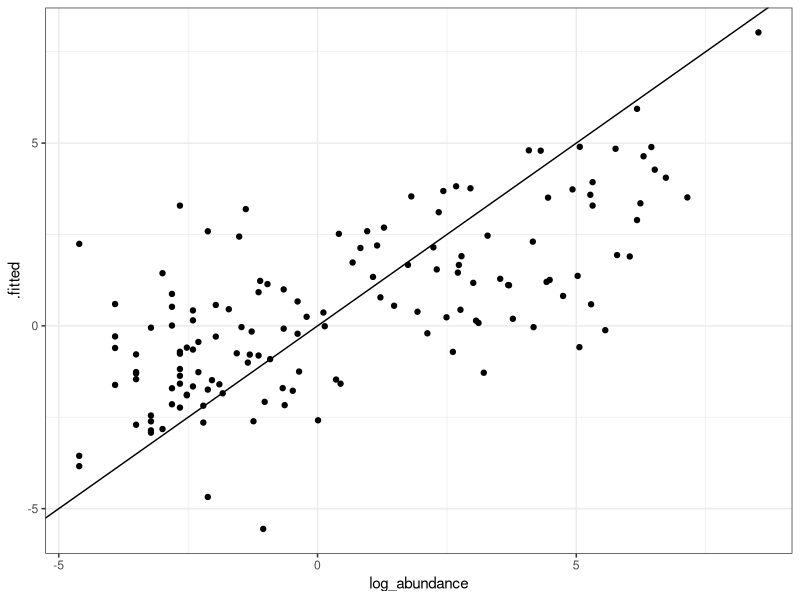
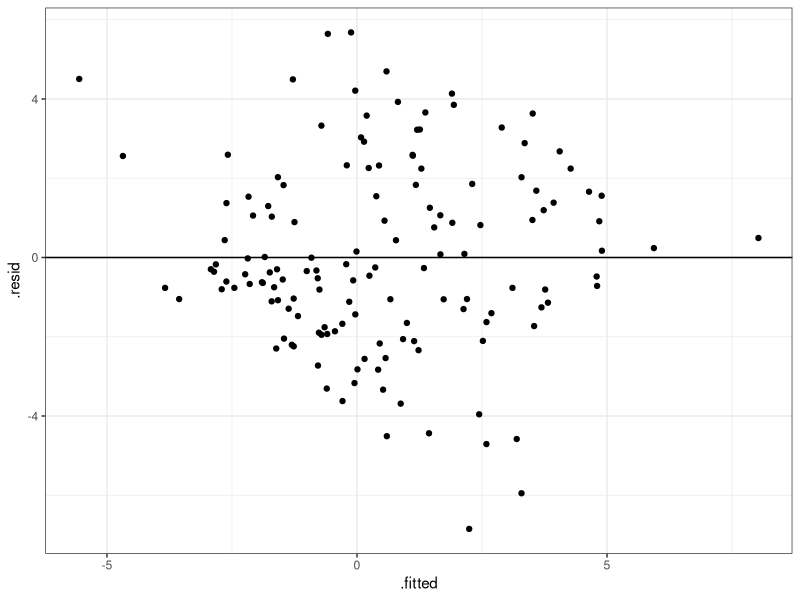
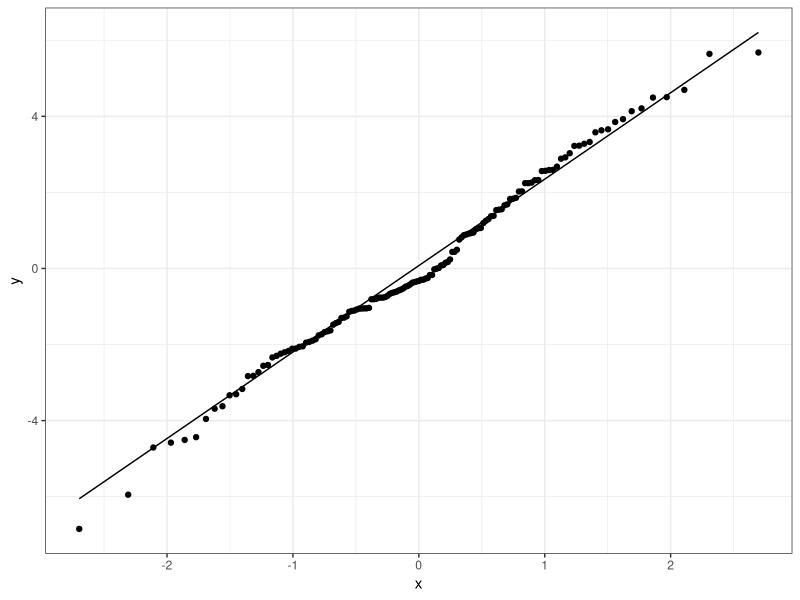
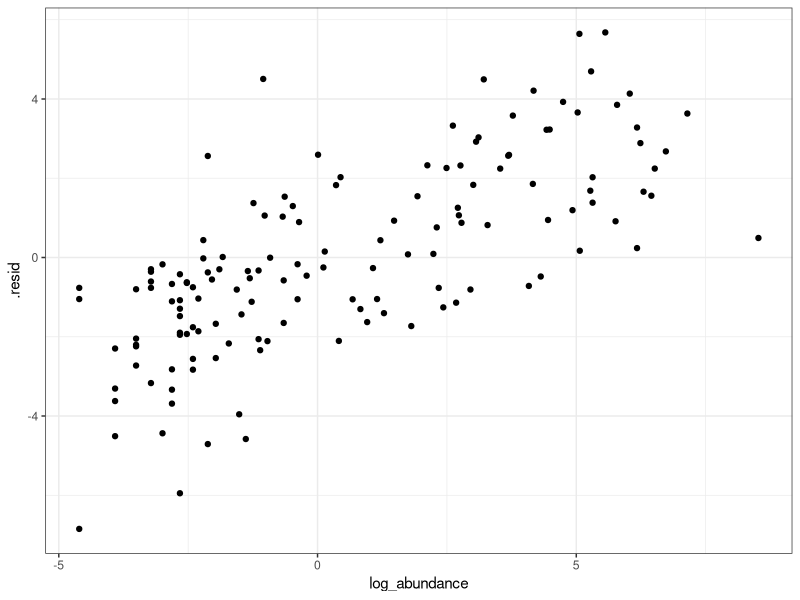

Reproduce these figures in R, in order.
## ---- chunk 1
knitr::opts_chunk$set(echo = TRUE, warning = FALSE)
library(tidyverse, quietly = TRUE)
library(broom)
## ---- chunk 2
niskin <- read_csv("Cariaco/niskin-ss.csv")
diatom_sum <- read_csv("Cariaco/diatoms-selected-sum.csv") |>
  pivot_longer(d_1m:d_100m, names_to = "depth", values_to = "abundance") |>
  mutate(depth = str_remove(depth, "d_") |> str_remove("m") |> as.numeric() )
diatom_sum_environment <- diatom_sum |> left_join(niskin, by = c("Cruise_ID_2" = "Cruise_ID", "depth")) |>
  mutate(log_abundance = log(abundance))
## ---- chunk 3
model1 <- lm(abundance ~ NO3_NO2_USF + PO4_USF + SiO4_USF + Temperature + Salinity_bottles + pH, 
             data = diatom_sum_environment |> filter(depth == 1))
summary(model1)
## ---- chunk 4
diatom_sum_environment_1m_no_zero <- diatom_sum_environment |> filter(depth == 1, abundance > 0)
model2 <- lm(log_abundance ~ NO3_NO2_USF + PO4_USF + SiO4_USF + Temperature + Salinity_bottles + pH, 
             data = diatom_sum_environment_1m_no_zero)
summary(model2)

## ---- chunk 5
tidy(model2, conf.int = TRUE)
glance(model2)
## ---- chunk 6
augment(model2) |>
  ggplot(aes(log_abundance, .fitted)) +
  geom_point() +
  geom_abline(intercept = 0, slope = 1) + 
  theme_bw()
## ---- chunk 7
augment(model2) |> # change to model1 to see why predicting abundance is a bad idea
  ggplot(aes(.fitted, .resid)) + # looks great
  geom_point() +
  geom_abline(intercept = 0, slope = 0) + 
  theme_bw()
## ---- chunk 8
augment(model2) |>
  ggplot(aes(sample = .resid)) + # looks great
  stat_qq() + stat_qq_line() + 
  theme_bw()
## ---- chunk 9
augment(model2) |>
  ggplot(aes(log_abundance, .resid)) + # clear bias in residuals
  geom_point() + 
  theme_bw()
